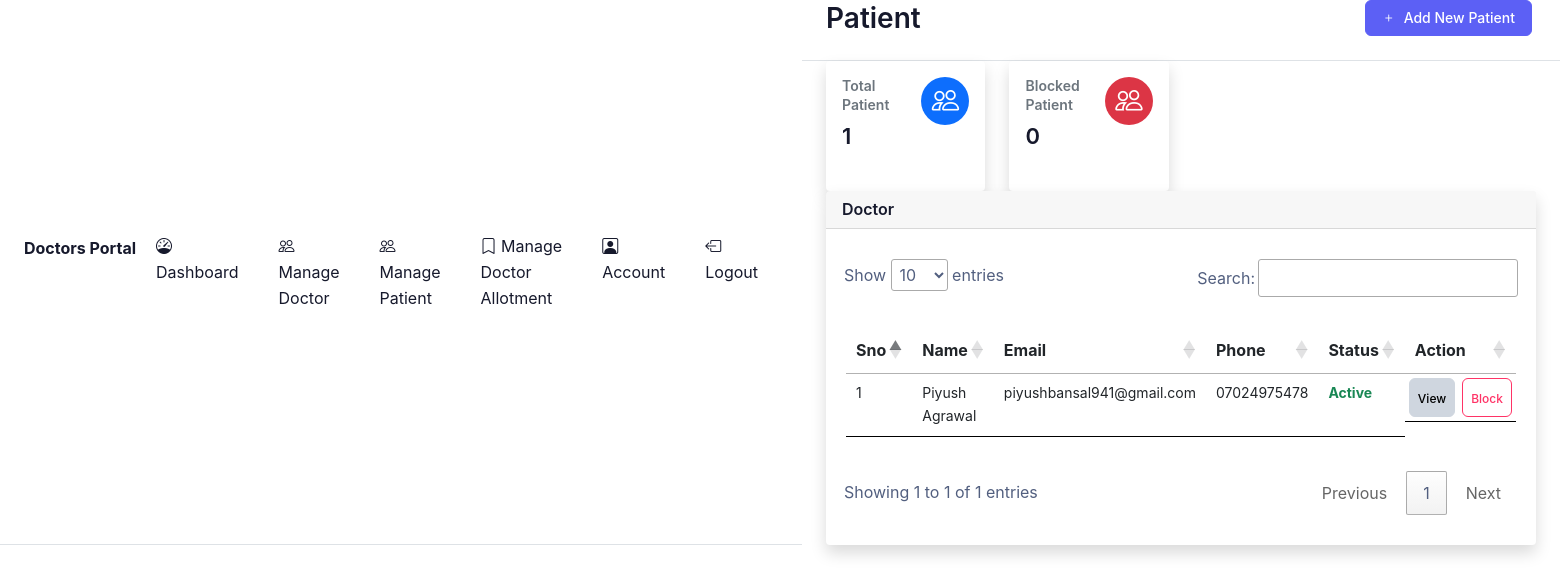
/crm/frontend/user/manage_patient.php (signed in), run on the app's committed database.
### tables this page shows
CREATE TABLE `patient_schema` (
  `id` int(11) NOT NULL,
  `fullname` text NOT NULL,
  `email_id` varchar(200) NOT NULL,
  `primary_contact_number` varchar(15) NOT NULL,
  `secondary_contact_number` varchar(15) NOT NULL,
  `address` text NOT NULL,
  `adharcard_number` varchar(12) NOT NULL,
  `pancard_number` varchar(20) NOT NULL,
  `status` tinyint(4) NOT NULL,
  `username` varchar(200) NOT NULL,
  `password` varchar(200) NOT NULL,
  `created_date` timestamp NOT NULL DEFAULT current_timestamp()
);

### crm/frontend/user/manage_patient.php (the view, shortened to what this page needs)
<!DOCTYPE html>
<html lang="en">
<head>
    <?php require('./user_components/header_links.php'); ?>
</head>
<body>
    <div class="d-flex flex-column flex-lg-row h-lg-full bg-surface-secondary">
        <?php require('./user_components/side_bar.php'); ?>
        <div class="h-screen flex-grow-1 overflow-y-lg-auto">
            <header class="bg-surface-primary border-bottom pt-6">
                <div class="container-fluid">
                    <div class="mb-npx">
                        <div class="row align-items-center mb-4">
                            <div class="col-sm-6 col-12 mb-4 mb-sm-0">
                                <h1 class="h2 mb-0 ls-tight"> Patient</h1>
                            </div>
                            <div class="col-sm-6 col-12 text-sm-end">
                                <div class="mx-n1">
                                    <a href="./new_patient.php" class="btn d-inline-flex btn-sm btn-primary mx-1">
                                        <span class=" pe-2">
                                            <i class="bi bi-plus"></i>
                                        </span>
                                        <span>Add New Patient</span>
                                    </a>
                                </div>
                            </div>
                        </div>
                    </div>
                </div>
            </header>
            <main class="py-6 bg-surface-secondary">
                <div class="container-fluid">
                    <div class="row g-6 mb-6">
                        <div class="col-xl-3 col-sm-6 col-12">
                            <div class="card shadow border-0 overflow_style" style="height: 130px;">
                                <div class="card-body">
                                    <div class="row">
                                        <div class="col">
                                            <span class="h6 font-semibold text-muted text-sm d-block mb-2">Total
                                                Patient</span>
                                            <?php
                                                    $stmt="SELECT count(id) FROM `patient_schema` WHERE status=(?)";
                                                    $sql=mysqli_prepare($conn, $stmt);
                                                    $status=1;
                                                    mysqli_stmt_bind_param($sql,'i',$status);
                                                    $result=mysqli_stmt_execute($sql);
                                                        if ($result){
                                                            $data= mysqli_stmt_get_result($sql);
                                                            while ($row = mysqli_fetch_array($data)){
                                                        ?>
                                            <span class="h3 font-bold mb-0">
                                                <?php echo $row[0]; ?>
                                            </span>
                                            <?php }
                                                    }
                                                ?>
                                        </div>
                                        <div class="col-auto">
                                            <div class="icon icon-shape bg-primary text-white text-lg rounded-circle">
                                                <i class="bi bi-people"></i>
                                            </div>
                                        </div>
                                    </div>
                                </div>
                            </div>
                        </div>
                        <div class="col-xl-3 col-sm-6 col-12">
                            <div class="card shadow border-0 overflow_style" style="height: 130px;">
                                <div class="card-body">
                                    <div class="row">
                                        <div class="col">
                                            <span class="h6 font-semibold text-muted text-sm d-block mb-2">Blocked Patient</span>
                                            <?php
                                                    $stmt="SELECT count(id) FROM `patient_schema` WHERE status=(?)";
                                                    $sql=mysqli_prepare($conn, $stmt);
                                                    mysqli_stmt_bind_param($sql,'i',$status);
                                                    $result=mysqli_stmt_execute($sql);
                                                        if ($result){
                                                            $data= mysqli_stmt_get_result($sql);
                                                            while ($row = mysqli_fetch_array($data)){
                                                        ?>
                                                        <span class="h3 font-bold mb-0">
                                                            <?php echo $row[0]; ?>
                                                        </span>
                                            <?php }
                                                    }
                                                ?>
                                        </div>
                                        <div class="col-auto">
                                            <div class="icon icon-shape bg-danger text-white text-lg rounded-circle">
                                                <i class="bi bi-people"></i>
                                            </div>
                                        </div>
                                    </div>
                                </div>
                            </div>
                        </div>
                    </div>
                    <div class="card shadow border-0 mb-7">
                        <div class="card-header">
                            <h5 class="mb-0">Doctor</h5>
                        </div>
                        <div class="table-responsive" style="padding: 30px 18px;">
                            <table class="table table-hover table-nowrap" id="myTable"
                                style="padding: 30px 2px; border: 0px solid black !important;">
                                <thead class="thead-light">
                                    <tr>
                                        <th style="font-size: 16px;">Sno</th>
                                        <th style="font-size: 16px;">Name</th>
                                        <th style="font-size: 16px;">Email</th>
                                        <th style="font-size: 16px;">Phone</th>
                                        <th style="font-size: 16px;">Status</th>
                                        <th style="font-size: 16px;">Action</th>
                                    </tr>
                                </thead>
                                <tbody style="border: 0px solid black !important;">
                                    <?php
                                        $stmt="SELECT Patient_schema.id,patient_schema.fullname,patient_schema.email_id,patient_schema.primary_contact_number,patient_schema.status
                                        FROM `patient_schema`";
                                        $sql=mysqli_prepare($conn, $stmt);
                                        $result=mysqli_stmt_execute($sql);
                                        if ($result){
                                                $data= mysqli_stmt_get_result($sql);
                                                $sno=1;
                                                while ($row = mysqli_fetch_array($data)){
                                    ?>
                                    <tr>
                                        <td style="font-size: 14px;">
                                            <?php echo $sno;?>
                                        </td>
                                        <td style="font-size: 14px;">
                                            <?php echo $row["fullname"];?>
                                        </td>
                                        <td style="font-size: 14px;">
                                            <?php echo $row["email_id"];?>
                                        </td>
                                        <td style="font-size: 14px; min-width: fit-content;">
                                            <?php echo $row["primary_contact_number"];?>
                                        </td>
                                        <td style="font-size: 14px; min-width: fit-content;">
                                            <?php echo $row["status"]==1?"<span class='text-success'><b>Active</b></span>":"<span class='text-danger'><b>Blocked</b></span>";?>
                                        </td>
                                        <td class="d-flex p-1">
                                            <a class="btn btn-secondary p-2" href="./view_patient.php?id=<?php echo $row['id'];?>">
                                                <span style="font-size: 12px;">View</span>
                                            </a>
                                            <form action="../../backend/user/update_patient.php"
                                                onsubmit="return confirm_delete()" method="post">
                                                <button type="submit" class="btn btn-outline-<?php echo $row['status']==0?"success":"danger";?> p-2"
                                                    style="margin-left: 7px;">
                                                   <span style="font-size: 12px;"><?php echo $row['status']==0?"Activate":"Block";?></span>
                                                </button>
                                            </form>
                                        </td>
                                    </tr>
                                    <?php
                                    $sno++;
                                    }
                                }
                                else{
                                    mysqli_error($conn);
                                }
                                ?>
                                </tbody>
                            </table>
                        </div>
                    </div>
                </div>
            </main>
        </div>
    </div>
</body>
</html>

### crm/frontend/user/css/dashboard.css (style rules this page uses)
.overflow_style { overflow: auto; }
.overflow_style { -ms-overflow-style: none; scrollbar-width: none; }

### data on the page
patient_schema: fullname "Piyush Agrawal", email "piyushbansal941@gmail.com", primary_contact_number "07024975478", status "Active"

### other printed values
$row[0] "1"
$row[0] "0"
